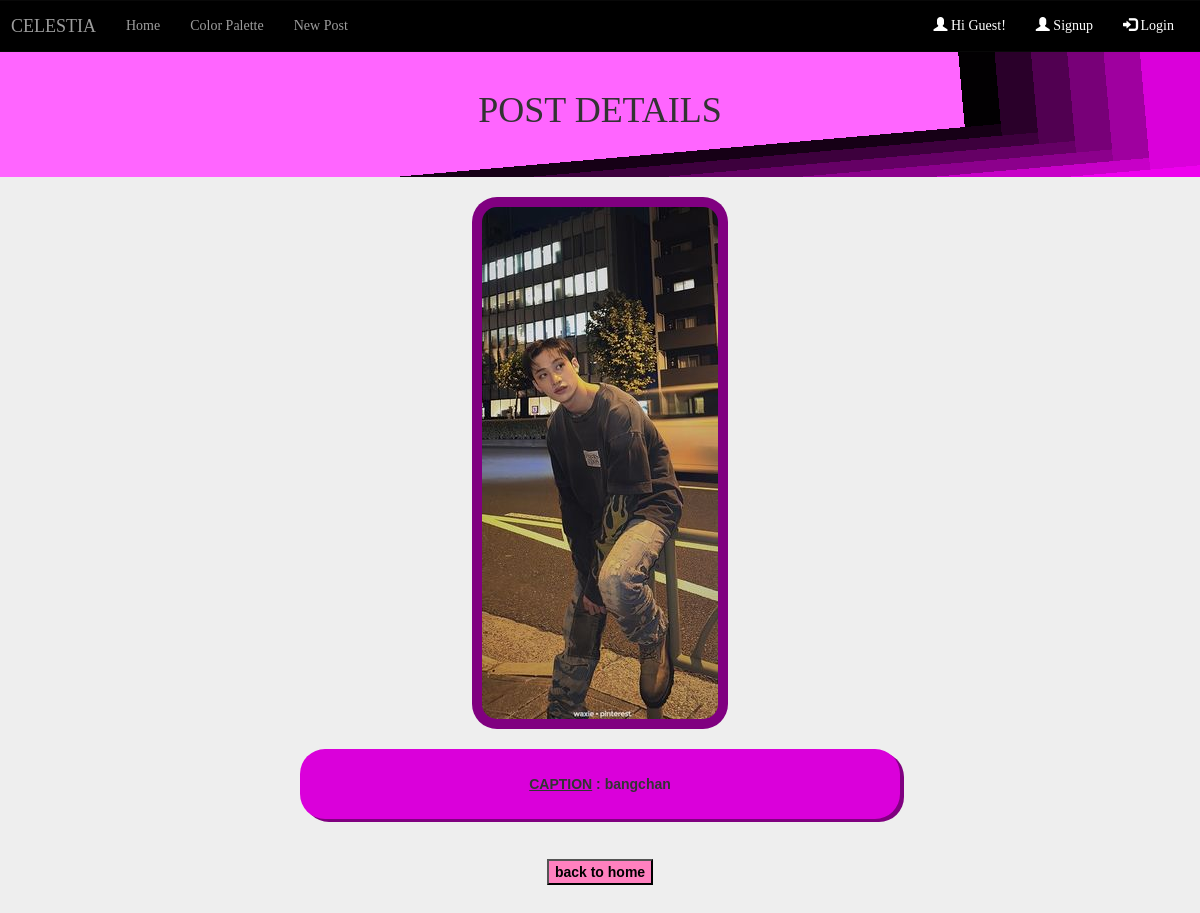
Page /post/25/ on the committed database.
### posts/models.py (models this page shows, shortened)
class Post(models.Model):
    title = models.TextField()
    cover = models.ImageField(upload_to='images/')
    user = models.ForeignKey('auth.User', on_delete=models.CASCADE)
    Like_Count = models.IntegerField(default=0)

### posts/views.py (the view)
# urls.py: path("post/<int:post_id>/", post_detail, name="post_details"), # view a post
def post_detail(request, post_id):
    post = Post.objects.get(id=post_id)
    return render(request, 'post_detail.html', {'post': post})

### templates/post_detail.html (shortened to what this page needs)
{% extends "base.html" %}
{% block content %}
<center>
    <div
    class="fancy"
    style="
      padding: 1em;
      width: 100%;
      height: 130px;
      box-sizing: border-box;
      align-items: center;
      /* At the bottom of our background stack,
       let's have a misty grey solid color */
      background-color: #ff65ff;
      /* We stack linear gradients on top of each
       other to create our color strip effect.
       As you will notice, color gradients are
       considered to be images and can be
       manipulated as such */
      background-image: linear-gradient(
          175deg,
          rgb(0 0 0 / 0%) 95%,
          #ee00ee 95%
        ),
        linear-gradient(85deg, rgb(0 0 0 / 0%) 95%, #da00da 95%),
        linear-gradient(175deg, rgb(0 0 0 / 0%) 90%, #c700c7 90%),
        linear-gradient(85deg, rgb(0 0 0 / 0%) 92%, #9f009f 92%),
        linear-gradient(175deg, rgb(0 0 0 / 0%) 85%, #8c008c 85%),
        linear-gradient(85deg, rgb(0 0 0 / 0%) 89%, #780078 89%),
        linear-gradient(175deg, rgb(0 0 0 / 0%) 80%, #650065 80%),
        linear-gradient(85deg, rgb(0 0 0 / 0%) 86%, #510051 86%),
        linear-gradient(175deg, rgb(0 0 0 / 0%) 75%, #3d003d 75%),
        linear-gradient(85deg, rgb(0 0 0 / 0%) 83%, #2a002a 83%),
        linear-gradient(175deg, rgb(0 0 0 / 0%) 70%, #160016 70%),
        linear-gradient(85deg, rgb(0 0 0 / 0%) 80%, #020002 80%);
    "
  >
<h1 style="padding: 10px ;
 font-family: Times new Roman">POST DETAILS</h1>
</div>
<div >
<img src="{{ post.cover.url}}" style="padding:10px; background-color:purple; border-radius:25px"> <br/>
 <BR>
<div style="padding:25px;background-color:#da00da; width:50%; border-radius:25px; box-shadow:4px 3px purple">
<u><b> CAPTION<b></u> :
{{ post.title }} <br/>
</div>
</div>
<br><br>
<a href="{% url 'home'%}"><button class="button" style="background-color: #ff80bf ; color: black; ">back to home</button></a> <br/>
</center>
<br><br><Br>
{% endblock content %}

### templates/base.html (style rules this page uses)
:root { --card_width: 250px; --row_increment: 10px; --card_border_radius: 16px; --card_small: 26; --card_medium: 33; --card_large: 45; }
body { margin: 0; padding: 0; padding-top: 5px; background-color: #EEEEEE; font-family: arial; }

### rows in the picture
Post: cover (picture), title "bangchan"
